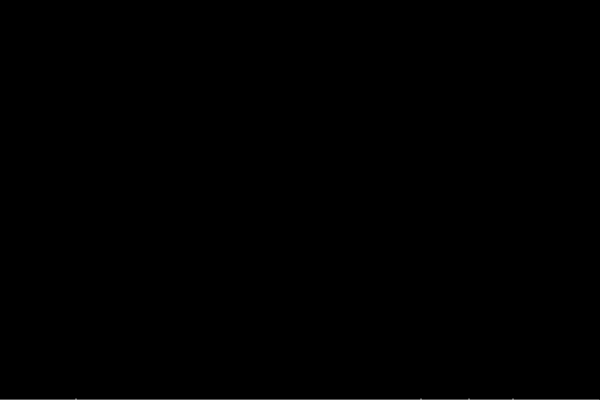
Frame 1 (no input)
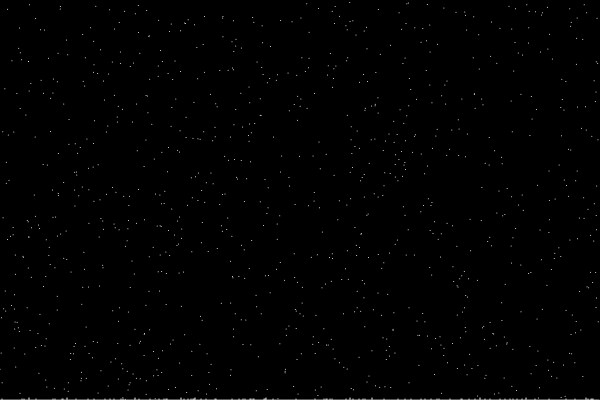
Frame 60 (no input)
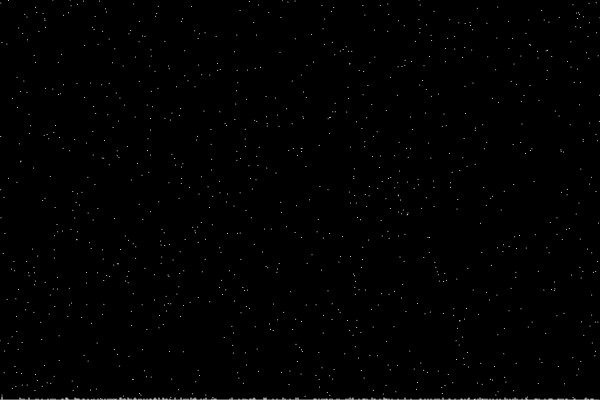
Frame 120 (the mouse pressed at the canvas centre since frame 60)

The p5.js sketch that drew these frames (run headless with seeded random() and noise() and a simulated clock; from frame 60 on, the mouse is pressed at the canvas centre):

// p5.js sketch
// ── sketch.js
"use strict";



let grid = [];
let flakes = [];

function setup() {
  createCanvas(600, 400);
  initGrid();
  initFlakes(1000);
}

function draw() {
  background(0);
  updateFlakes();
  drawFlakes();
  drawGrid();
}

function initGrid() {
  for(let i = 0; i < width; i++) {
    grid.push(0);
  }
}

function drawGrid() {
  for(let x = 0; x < width; x++) {
    stroke(255);
    line(x, height, x, height - grid[x]);
  }
}

function initFlakes(count) {
  for(let i = 0; i < count; i++) {
    let f = {};
    resetFlake(f);
    f.y = random(height);
    flakes.push(f);
  }
}

function updateFlakes() {
  flakes.forEach((f => {
    f.y += f.v;
    f.x += random(-f.v, f.v);
    let x = Math.floor(f.x);
    //collision with ground
    if(f.y > height) {
      grid[x] = grid[x]+ 1;
      resetFlake(f);
    }

    // constrain to screen
    if(f.x < 0) f.x = 0;
    if(f.x > width) f.x = width;

    //check collision with grid
    if(grid[x] >= height - f.y) {
      grid[x] += 1;


      // check if snow tower is too high
      checkSnowTower(x);
      resetFlake(f);
    }

  }))
}

function checkSnowTower(x) {
  const MAX = 2;
  if(x > 0 && grid[x] - grid[x-1] > MAX) {
    grid[x]--;
    grid[x-1]++;
    checkSnowTower(x+1);
  } else if(x < width && grid[x] - grid[x+1] > MAX) {
    grid[x]--;
    grid[x+1]++;
    checkSnowTower(x+1);
  }
}

function resetFlake(flake) {
  flake.x = random(width);
  flake.y = 0;
  flake.v = random(0.5, 1);
}

function drawFlakes() {
  flakes.forEach(f => {
    point(f.x, f.y);
  });
}
